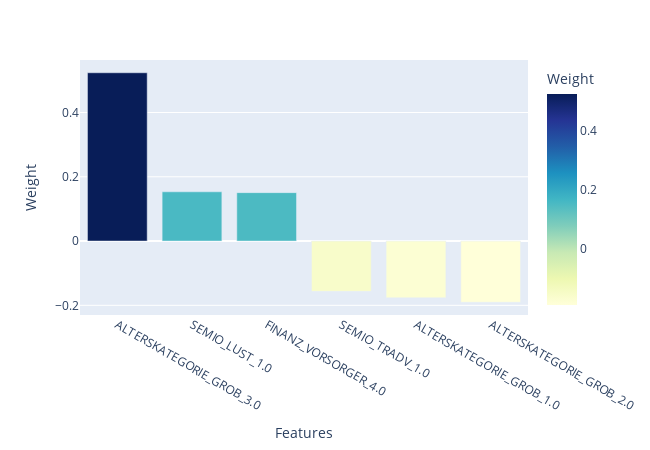

The notebook cell this image was saved under:
### Code cell
# PC-1 had the largest positive impact on the PCA weights for Cluster-8
map_pca_weights(azdias, 4, 3)

### Figure 1 — Plotly figure (JSON) as saved in the notebook; plotly's stock layout.template omitted (floating-point values rounded to 4 significant figures)
{"data": [{"alignmentgroup": "True", "hovertemplate": "Features=%{x}<br>Weight=%{marker.color}<extra></extra>", "legendgroup": "", "marker": {"color": [0.5237, 0.1533, 0.1506, -0.1565, -0.1767, -0.1904], "coloraxis": "coloraxis", "pattern": {"shape": ""}}, "name": "", "offsetgroup": "", "orientation": "v", "showlegend": false, "textposition": "auto", "type": "bar", "x": ["ALTERSKATEGORIE_GROB_3.0", "SEMIO_LUST_1.0", "FINANZ_VORSORGER_4.0", "SEMIO_TRADV_1.0", "ALTERSKATEGORIE_GROB_1.0", "ALTERSKATEGORIE_GROB_2.0"], "xaxis": "x", "y": [0.5237, 0.1533, 0.1506, -0.1565, -0.1767, -0.1904], "yaxis": "y"}], "layout": {"barmode": "relative", "coloraxis": {"colorbar": {"title": {"text": "Weight"}}, "colorscale": [[0, "rgb(255,255,217)"], [0.125, "rgb(237,248,177)"], [0.25, "rgb(199,233,180)"], [0.375, "rgb(127,205,187)"], [0.5, "rgb(65,182,196)"], [0.625, "rgb(29,145,192)"], [0.75, "rgb(34,94,168)"], [0.875, "rgb(37,52,148)"], [1, "rgb(8,29,88)"]]}, "height": 450, "legend": {"tracegroupgap": 0}, "margin": {"t": 60}, "width": 650, "xaxis": {"anchor": "y", "domain": [0, 1], "title": {"text": "Features"}}, "yaxis": {"anchor": "x", "domain": [0, 1], "title": {"text": "Weight"}}}}
